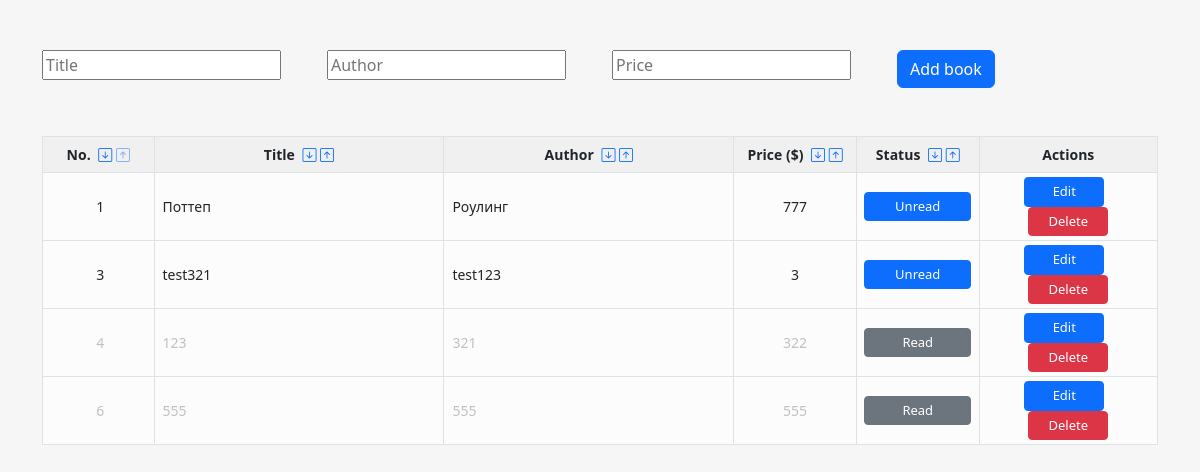
/, run on an earlier commit of the app's database.
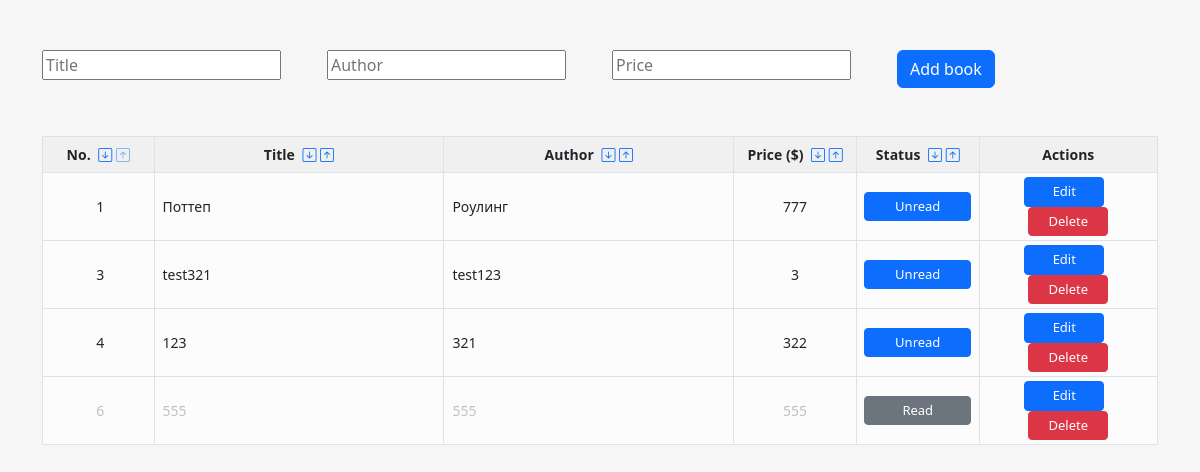
And on a later commit of the database.
### books/models.py (models this page shows, shortened)
class Book(models.Model):
    title = models.CharField(verbose_name=_('Title'), max_length=200)
    author = models.CharField(verbose_name=_('Author'), max_length=200)
    price = models.PositiveIntegerField(verbose_name=_('Price'), default=0)
    read = models.BooleanField(verbose_name=_('Read'), default=False)

### books/views.py (the view)
# urls.py: path("", book_list, name="book_list"),
@require_http_methods(['GET'])
def book_list(request):
    book_list = Book.objects.all()
    form = BookCreateForm(auto_id=False)
    return render(request, 'base.html', {'book_list': book_list, 'form': form})

### books/forms.py
class BookCreateForm(ModelForm):
    title = CharField(required=False, widget=TextInput(attrs={"class": "clrtxt", "placeholder": _("Title")}))
    author = CharField(required=False, widget=TextInput(attrs={"class": "clrtxt", "placeholder": _("Author")}))
    price = CharField(required=False, widget=TextInput(attrs={"class": "clrtxt", "placeholder": _("Price")}))
    class Meta:
        model = Book
        fields = ['title', 'author', 'price']

### templates/base.html (shortened to what the changed rows need)
{% load i18n %}
{% load static %}
<!DOCTYPE html>
<html>
<head>
    <link href="https://cdn.jsdelivr.net/npm/bootstrap@5.2.2/dist/css/bootstrap.min.css" rel="stylesheet">
    <link rel="stylesheet" href="https://cdn.jsdelivr.net/npm/bootstrap-icons@1.10.3/font/bootstrap-icons.css">
    <link rel="stylesheet" href="{% static 'base.css' %}">
</head>
<body hx-headers='{"X-CSRFToken": "{{ csrf_token }}"}'>
    <div class="container">
        <div class="row">
            <div class="col">
                <form class="form-inline">
                <table class="table table-bordered table-sm mt-5">
                    <thead>
                        <tr>
                            <th scope="col" style="width: 10%" class="text-center">
                                <small>
                                    {% trans "No." %}
                                    <a href=""
                                       hx-get="{% url 'book_list_sort' filter='id' direction='descend' %}"
                                       hx-target="#book-list"
                                       hx-swap="innerHTML" >
                                        <i class="table-icon bi bi-arrow-down-square ms-1 id-descend"></i>
                                    </a>
                                    <a href=""
                                       hx-get="{% url 'book_list_sort' filter='id' direction='ascend' %}"
                                       hx-target="#book-list"
                                       hx-swap="innerHTML" >
                                        <i class="table-icon bi bi-arrow-up-square id-ascend disabled-button"></i>
                                    </a>
                                </small>
                            </th>
                            <th scope="col" style="width: 26%" class="text-center">
                                <small>
                                    {% trans "Title" %}
                                    <a href=""
                                       hx-get="{% url 'book_list_sort' filter='title' direction='descend' %}"
                                       hx-target="#book-list"
                                       hx-swap="innerHTML" >
                                        <i class="table-icon bi bi-arrow-down-square ms-1 title-descend"></i>
                                    </a>
                                    <a href=""
                                       hx-get="{% url 'book_list_sort' filter='title' direction='ascend' %}"
                                       hx-target="#book-list"
                                       hx-swap="innerHTML" >
                                        <i class="table-icon bi bi-arrow-up-square title-ascend"></i>
                                    </a>
                                </small>
                            </th>
                            <th scope="col" style="width: 26%" class="text-center">
                                <small>
                                    {% trans "Author" %}
                                    <a href=""
                                       hx-get="{% url 'book_list_sort' filter='author' direction='descend' %}"
                                       hx-target="#book-list"
                                       hx-swap="innerHTML" >
                                        <i class="table-icon bi bi-arrow-down-square ms-1 author-descend"></i>
                                    </a>
                                    <a href=""
                                       hx-get="{% url 'book_list_sort' filter='author' direction='ascend' %}"
                                       hx-target="#book-list"
                                       hx-swap="innerHTML" >
                                        <i class="table-icon bi bi-arrow-up-square author-ascend"></i>
                                    </a>
                                </small>
                            </th>
                            <th scope="col" style="width: 11%" class="text-center">
                                <small>
                                    {% trans "Price ($)" %}
                                    <a href=""
                                       hx-get="{% url 'book_list_sort' filter='price' direction='descend' %}"
                                       hx-target="#book-list"
                                       hx-swap="innerHTML" >
                                        <i class="table-icon bi bi-arrow-down-square ms-1 price-descend"></i>
                                    </a>
                                    <a href=""
                                       hx-get="{% url 'book_list_sort' filter='price' direction='ascend' %}"
                                       hx-target="#book-list"
                                       hx-swap="innerHTML" >
                                        <i class="table-icon bi bi-arrow-up-square price-ascend"></i>
                                    </a>
                                </small>
                            </th>
                            <th scope="col" style="width: 11%" class="text-center">
                                <small>
                                    {% trans "Status" %}
                                    <a href=""
                                       hx-get="{% url 'book_list_sort' filter='read' direction='descend' %}"
                                       hx-target="#book-list"
                                       hx-swap="innerHTML" >
                                        <i class="table-icon bi bi-arrow-down-square ms-1 read-descend"></i>
                                    </a>
                                    <a href=""
                                       hx-get="{% url 'book_list_sort' filter='read' direction='ascend' %}"
                                       hx-target="#book-list"
                                       hx-swap="innerHTML" >
                                        <i class="table-icon bi bi-arrow-up-square read-ascend"></i>
                                    </a>
                                </small>
                            </th>
                            <th scope="col" style="width: 16%" class="text-center">
                                <small>
                                    {% trans "Actions" %}
                                </small>
                            </th>
                        </tr>
                    </thead>
                    <tbody id="book-list">
                    {% include "partial_book_list.html" %}
                    </tbody>
                </table>
            </form>
        </div>
    </div>
</div>
</body>
</html>

### templates/partial_book_detail.html
{% load i18n %}
<tr class="{% if book.read %}grey-text{% endif %}">
    <td class="align-middle text-center ps-2">
        {{ book.id }}
    </td>
    <td class="align-middle ps-2">
        {{ book.title }}
    </td>
    <td class="align-middle ps-2">
        {{ book.author }}
    </td>
    <td class="align-middle text-center">
        {{ book.price }}
    </td>
    <td class="align-middle text-center">
        <button class="disbtn table-button status-button btn btn-sm {% if book.read %}btn-secondary{% else %}btn-primary{% endif %}"
                hx-patch="{% url 'update_book_status' book.id %}"
                hx-target="closest tr"
                hx-swap="outerHTML">
            {% if book.read %}{% trans "Read" %}{% else %}{% trans "Unread" %}{% endif %}
        </button>
    </td>
    <td class="align-middle text-center">
        <button class="disbtn table-button any-button btn btn-primary btn-sm me-2"
                hx-get="{% url 'update_book_details' book.id %}"
                hx-target="closest tr"
                hx-swap="outerHTML">
            {% trans "Edit" %}
        </button>
        <button class="disbtn table-button any-button btn btn-danger btn-sm"
                hx-delete="{% url 'delete_book' book.id %}"
                hx-target="closest tr"
                hx-swap="outerHTML"
                hx-confirm="{% trans 'Are you sure you wish to delete this book?' %}">
            {% trans "Delete" %}
        </button>
    </td>
</tr>

What changed in the data, as far as the page shows it:
changed Book id 4: read True → False (drawn); trans "Read" → "Unread"
